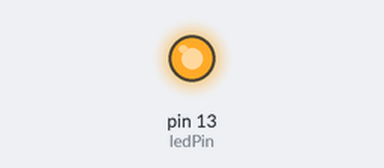
Bench run of a sketch on a simulated Arduino Uno, built with avr-gcc and run on an emulated ATmega328P. Parts: output pins drawn as LEDs (lit = HIGH).

Above: at 0.5 s.
At 4.2 s:
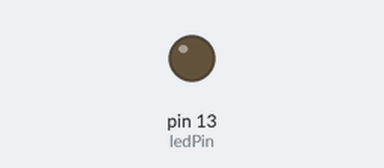
Timing chart, 0 to 6.3 s (numbered marks = the images above):
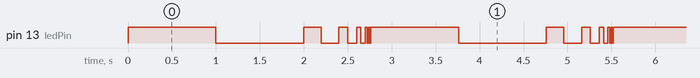

The sketch:

Blink.ino
```cpp
const int ledPin = LED_BUILTIN;  // the number of the LED pin

void setup() {
  pinMode(ledPin, OUTPUT);  // initialize the LED pin as an output
}

void loop() {
  // Blink at 1 Hz (1 second on, 1 second off)
  blink(ledPin, 1000, 1000);

  // Blink at 5 Hz (200ms on, 200ms off)
  blink(ledPin, 200, 200);

  // Blink at 10 Hz (100ms on, 100ms off)
  blink(ledPin, 100, 100);

  // Blink at 20 Hz (50ms on, 50ms off)
  blink(ledPin, 50, 50);

  // Blink at 50 Hz (20ms on, 20ms off)
  blink(ledPin, 20, 20);

  // Blink at 100 Hz (10ms on, 10ms off)
  blink(ledPin, 10, 10);
}

void blink(int pin, int onTime, int offTime) {
  digitalWrite(pin, HIGH);  // turn the LED on
  delay(onTime);           // wait for the specified time
  digitalWrite(pin, LOW);   // turn the LED off
  delay(offTime);           // wait for the specified time
}
```

Measured:
- by itself, pin 13 (ledPin): repeats every 2.8 s: LOW 1.0 s, HIGH 0.20 s, LOW 0.20 s, HIGH 0.10 s, LOW 0.10 s, HIGH 0.05 s, LOW 0.05 s, HIGH 0.02 s, LOW 0.02 s, HIGH 0.01 s, LOW 0.01 s, HIGH 1.0 s
- by itself, everything shown: repeats every 2.8 s, in 8 steps
